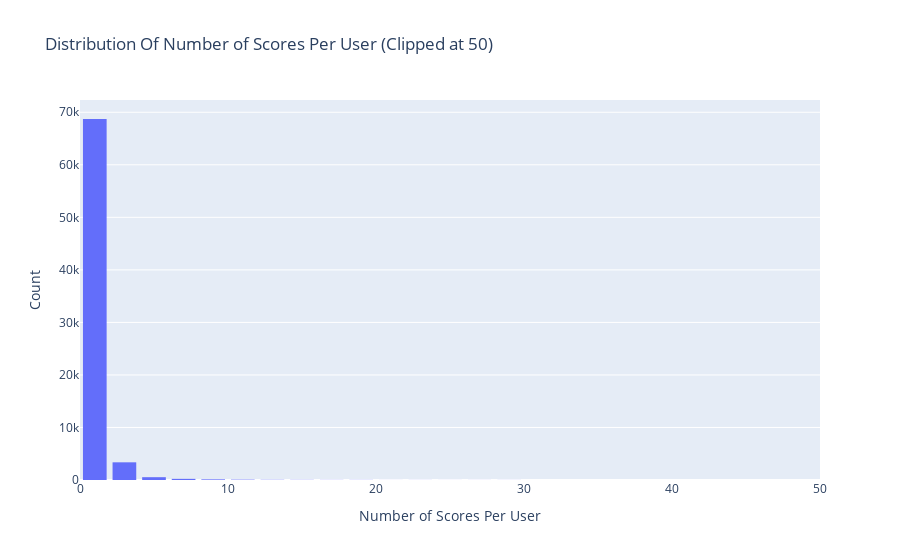

The code cell stored with this chart in its notebook:
### Markdown cell above
## Ratings Distribution By Authors (Users)

### Code cell
# Number of ratings per book
data = sample_df.groupby('author')['score'].count().clip(upper=50)

# Create trace
trace = go.Histogram(x = data.values,
                     name = 'Scores',
                     xbins = dict(start = 0,
                                  end = 50,
                                  size = 2))
# Create layout
layout = go.Layout(title = 'Distribution Of Number of Scores Per User (Clipped at 50)',
                   xaxis = dict(title = 'Number of Scores Per User'),
                   yaxis = dict(title = 'Count'),
                   bargap = 0.2)

# Create plot
fig = go.Figure(data=[trace], layout=layout)
iplot(fig)

### Figure 1 — Plotly figure (JSON) as saved in the notebook; plotly's stock layout.template omitted (floating-point values rounded to 4 significant figures; data arrays with more than 128 entries replaced by an {"elided": "..."} marker saying what was removed)
{"data": [{"name": "Scores", "type": "histogram", "x": {"elided": "73264 int values"}, "xbins": {"end": 50, "size": 2, "start": 0}}], "layout": {"bargap": 0.2, "title": {"text": "Distribution Of Number of Scores Per User (Clipped at 50)"}, "xaxis": {"title": {"text": "Number of Scores Per User"}}, "yaxis": {"title": {"text": "Count"}}}}
